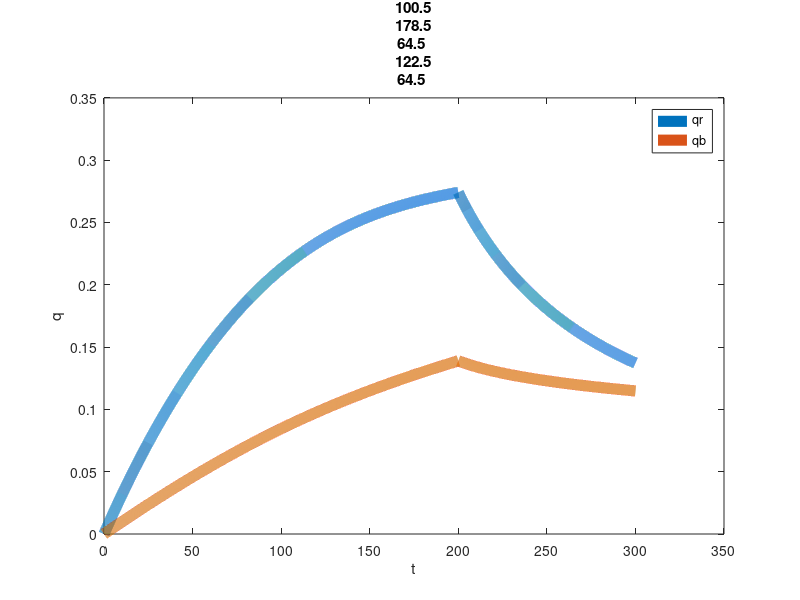
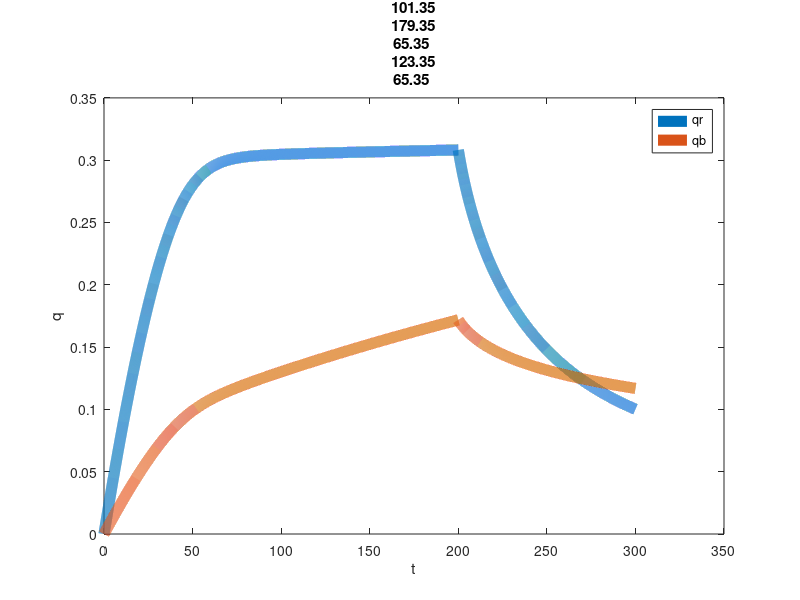
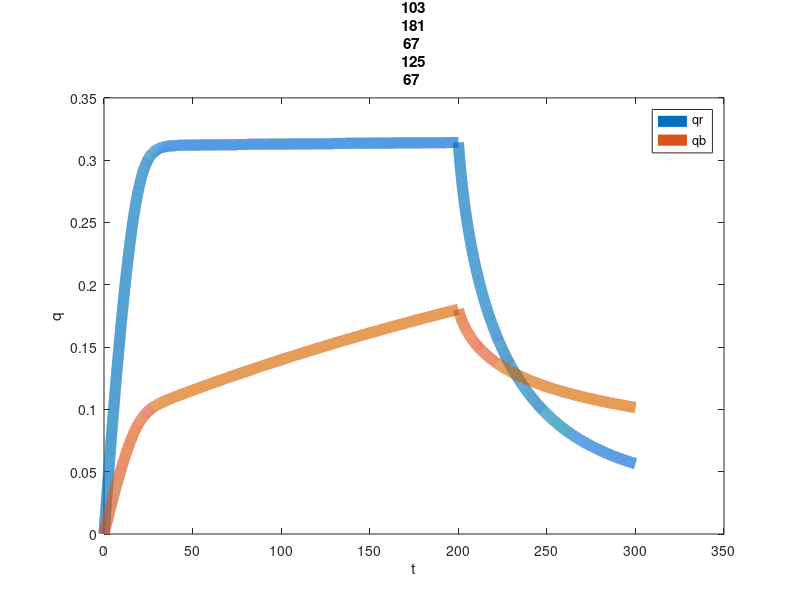
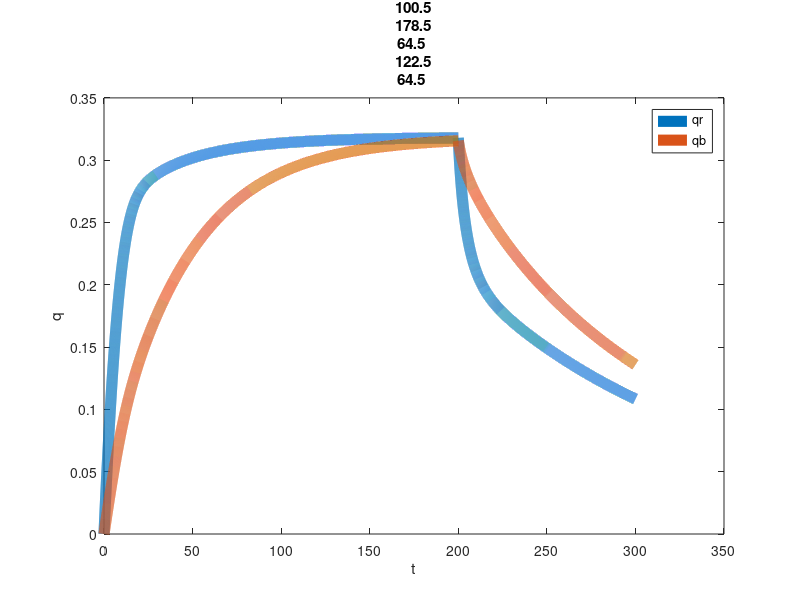

Reproduce these figures in MATLAB, in order.
%Solution of the equations for an AC grain (local problem)
% Explicit method (forward Euler)
% 1) Run the code and analyze the plots
% 2) Solve also the unloading problem: load for 200s, and unload (c_ext=0)
% for 100s

%BAX 1500
epse = 0.37; epsp = 0.8; rhoS = 2.22e6; K = 3.e-3; qm = 0.4; %Porosity constants, Laumuir's isoterm constants.
Dp=[1.e-9, 1.e-8, 1.e-7]; %Difusion intraparticular
B=[0.5, 1.35, 3];  %The constant related to the boundary condition (B.C) mass transfer. (small B, absorb slowly, big B, faster absortion)
R=0.002; %Radius of the bullet.



L=@(q) q./(K*(qm-q)); %Laumir's isoterm.
dL=@(q) qm./(K*(qm-q).^2);


k = 1;
for i = 1:length(Dp)
    for j = 1:length(B)

        c_ext = 1300; %Exterior concentration
        Tfinal = 200;
        dt = 0.01;  
        nOfTimeSteps = round(Tfinal/dt);

        alpha = Dp(i)*B(j)/R;
        beta=35*Dp(i)/(R^2);
        qb=zeros(nOfTimeSteps+1,1);
        qR=qb;
        
        %Loop for time steps
        for n=1:nOfTimeSteps
            cmL=c_ext-L(qR(n));
            qb(n+1)=qb(n)+dt*3*alpha*cmL;
            qR(n+1)=qR(n)+dt*(beta*(qb(n)-qR(n))+10*alpha*cmL);
        end

        ts = [0:nOfTimeSteps]*dt;
        %fig = figure(k);
        %plot(ts,[qR,qb],'-'), legend('qr','qb'),xlabel('t'), ylabel('q'),title("Dp = " + Dp(i) + " B = " + B(j))
        %SaveFileName=strcat('load_Dp_', num2str(Dp(i)), '_B_', num2str(B(j)));
        %saveas(fig,SaveFileName,'png')

        Tfinal = 100;
        dt = 0.01;
        nOfTimeStepsUnloading = round(Tfinal/dt);
        qbLoading=qb; qRLoading=qR;
        qbU = zeros(nOfTimeStepsUnloading+1,1); qRU = qbU;
        qbU(1) = qbLoading(end); qRU(1) = qRLoading(end);
        c_ext = 0;
        
        %Loop for time steps
        for n=1:nOfTimeStepsUnloading
            cmL=c_ext-L(qRU(n));
            qbU(n+1)=qbU(n)+dt*3*alpha*cmL;
            qRU(n+1)=qRU(n)+dt*(beta*(qbU(n)-qRU(n))+10*alpha*cmL);
        end
        
        
        ts = [0:nOfTimeStepsUnloading]*dt;
        %fig = figure(k+1);
        %plot(ts,[qRU,qbU],'-'), legend('qr','qb'),xlabel('t'), ylabel('q'),title("Dp = " + Dp(i) + " B = " + B(j))
        %SaveFileName=strcat('unload_Dp_', num2str(Dp(i)), '_B_', num2str(B(j)));
        %saveas(fig,SaveFileName,'png')
        ts = [0:nOfTimeSteps + nOfTimeStepsUnloading+1]*dt;
        
        fig = figure(k+2);
        qRT = [qRLoading;qRU];
        qbT = [qbLoading;qbU];
        plot(ts,[qRT,qbT],'-','LineWidth',8), legend('qr', 'qb'),xlabel('t'), ylabel('q'), title("Dp = " + Dp(i) + " B = " + B(j))
        
        saveas(fig,strcat('both_Dp_', num2str(Dp(i)), '_B_', num2str(B(j)*100)),'png')
        k = k+3;

    end
end

% sigma = ( ((1-epse)/epse)*3*Dp*B/R )*((1-epsp)*rhoS-epsp*dL(qb));
% figure(2)
% plot(ts(2:end),sigma(2:end)), ylabel('sigma'), xlabel('t')
% 
